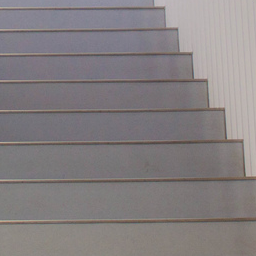
#> input picture images/1.png, 256 x 256 px; its folder holds only this picture in this run
$ python 'Shi-Tomasi Implementation.py'
#> lines starting #> are read from the running program, lines starting #| are printed output that depends on the picture
import cv2
import numpy as np
from scipy import ndimage as ndi
import os


k = 0.04
window_size = 5
threshold = 0.01
r = 0

for name in os.listdir("./images/"):

    input_img = cv2.imread("./images/"+name, 0)
#> input_img: shape (256, 256); min 70, max 189, mean 128.8

    cv2.imshow('Input Image', input_img)
    cv2.waitKey(0)


    corner_img = cv2.cvtColor(input_img.copy(), cv2.COLOR_GRAY2RGB)
    edge_img = cv2.cvtColor(input_img.copy(), cv2.COLOR_GRAY2RGB)

    offset = int(window_size/2)
    y_range = input_img.shape[0] - offset
#> y_range = 254
    x_range = input_img.shape[1] - offset
#> x_range = 254


    dy, dx = np.gradient(input_img)
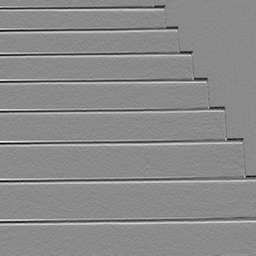
#> dy: shape (256, 256) float64; min -42, max 35, mean -0.1; drawn with min black and max white
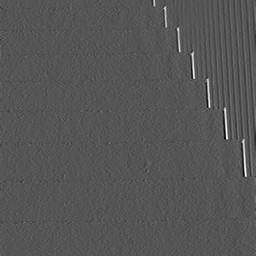
#> dx: shape (256, 256) float64; min -22.5, max 45, mean 0.2; drawn with min black and max white

    Ixx = ndi.gaussian_filter(dx**2, sigma=1)
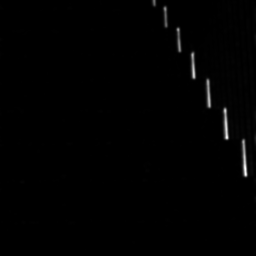
#> Ixx: shape (256, 256) float64; min 0.0737, max 938.9, mean 7.1; drawn with min black and max white
    Ixy = ndi.gaussian_filter(dy*dx, sigma=1)
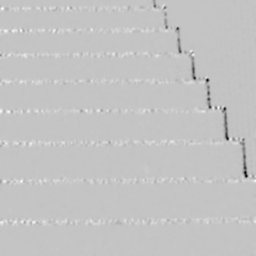
#> Ixy: shape (256, 256) float64; min -168, max 50.34, mean -0.1; drawn with min black and max white
    Iyy = ndi.gaussian_filter(dy**2, sigma=1)
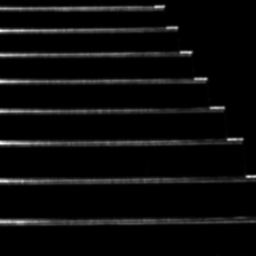
#> Iyy: shape (256, 256) float64; min 0.016, max 778.8, mean 36; drawn with min black and max white


for y in range(offset, y_range):
        for x in range(offset, x_range):


            start_y = y - offset
            end_y = y + offset + 1
            start_x = x - offset
            end_x = x + offset + 1


            windowIxx = Ixx[start_y : end_y, start_x : end_x]
            windowIxy = Ixy[start_y : end_y, start_x : end_x]
            windowIyy = Iyy[start_y : end_y, start_x : end_x]


            Sxx = windowIxx.sum()
            Sxy = windowIxy.sum()
            Syy = windowIyy.sum()

            det = (Sxx * Syy) - (Sxy**2)
            trace = Sxx + Syy

            num = (Sxx - Syy)**2 + 4*Sxy*Sxy

            lambda1 = 0.5 * (trace + np.sqrt(trace**2 - 4*det))
            lambda2 = 0.5 * (trace - np.sqrt(trace**2 - 4*det))


            r = min(lambda1, lambda2)

            if r > threshold:
                corner_img[y, x] = [0, 0, 255]
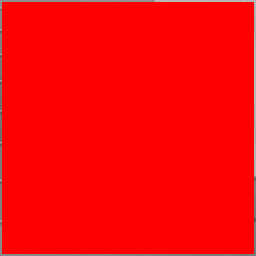
#> corner_img: shape (256, 256, 3); mean B, G, R 4.5, 4.5, 251.6


cv2.imshow('Detected Corners', corner_img)
cv2.waitKey(0)
